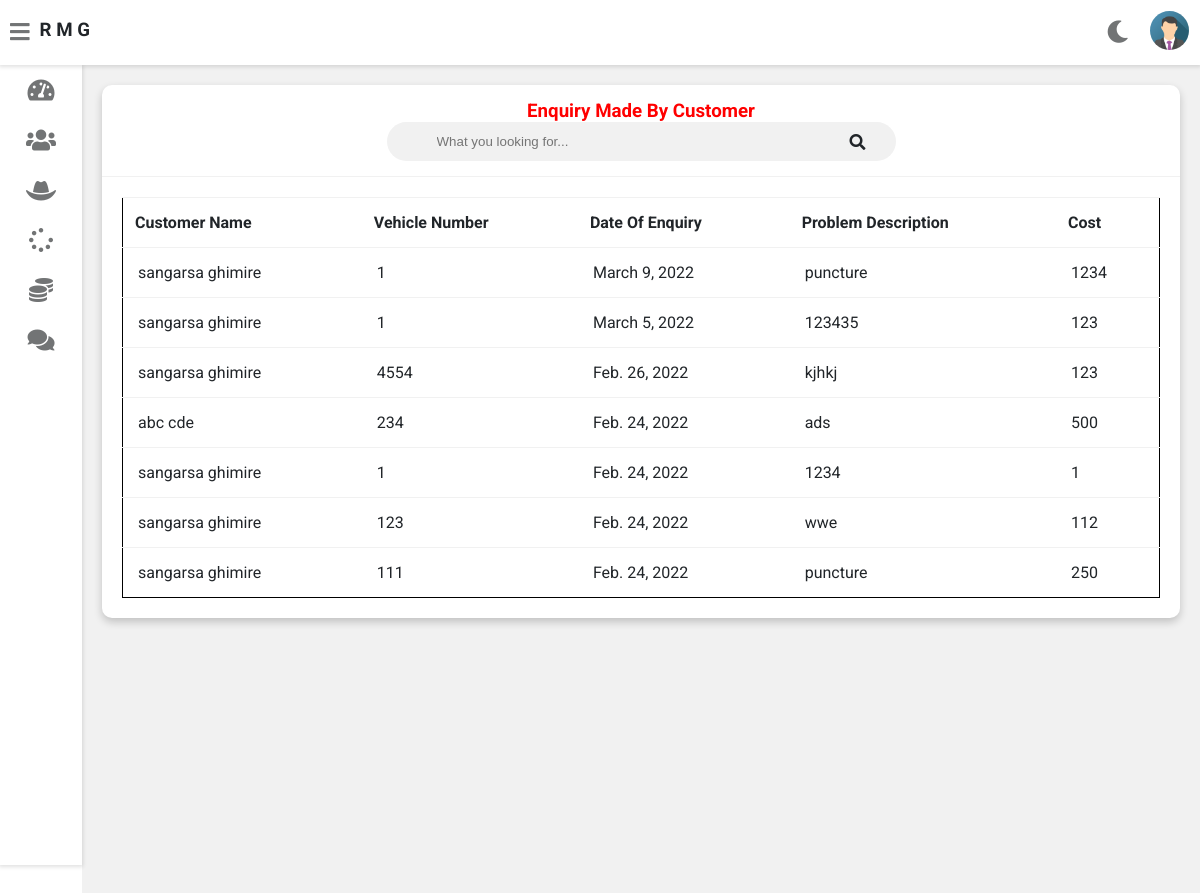
/admin-view-customer-enquiry (signed in), run on the app's committed database.
### vehicle/models.py (models this page shows, shortened)
class Customer(models.Model):
    user=models.OneToOneField(User,on_delete=models.CASCADE)
    profile_pic= models.ImageField(upload_to='profile_pic/CustomerProfilePic/',null=True,blank=True)
    address = models.CharField(max_length=40)
    mobile = models.CharField(max_length=20,null=False)
    @property
    def get_name(self):
        return self.user.first_name+" "+self.user.last_name

class Request(models.Model):
    cat=(('two wheeler with gear','two wheeler with gear'),('two wheeler without gear','two wheeler without gear'),('three wheeler','three wheeler'),('four wheeler','four wheeler'))
    category=models.CharField(max_length=50,choices=cat)
    vehicle_no=models.PositiveIntegerField(null=False)
    vehicle_name = models.CharField(max_length=40,null=False)
    vehicle_model = models.CharField(max_length=40,null=False)
    vehicle_brand = models.CharField(max_length=40,null=False)
    problem_description = models.CharField(max_length=500,null=False)
    date=models.DateField(auto_now=True)
    cost=models.PositiveIntegerField(null=True)
    customer=models.ForeignKey('Customer', on_delete=models.CASCADE,null=True)
    mechanic=models.ForeignKey('Mechanic',on_delete=models.CASCADE,null=True)
    stat=(('Pending','Pending'),('Approved','Approved'),('Repairing','Repairing'),('Repairing Done','Repairing Done'),('Released','Released'))
    status=models.CharField(max_length=50,choices=stat,default='Pending',null=True)

### vehicle/views.py (the view)
# urls.py: path('admin-view-customer-enquiry', views.admin_view_customer_enquiry_view,name='admin-view-customer-enquiry'),
@login_required(login_url='adminlogin')
def admin_view_customer_enquiry_view(request):
    enquiry=models.Request.objects.all().order_by('-id')
    customers=[]
    for enq in enquiry:
        customer=models.Customer.objects.get(id=enq.customer_id)
        customers.append(customer)
    return render(request,'vehicle/admin_view_customer_enquiry.html',{'data':zip(customers,enquiry)})

### templates/vehicle/admin_view_customer_enquiry.html (shortened to what this page needs)
{% extends 'vehicle/adminbase.html' %}
{% block content %}
	<div class="wrapper">
		<div class="row">
			<div class="col-12 col-m-12 col-sm-12">
				<div class="card">
					<div class="card-header">
						<h3 style="color:red; text-align:center" >Enquiry Made By Customer
						</h3>
						<form class="navbar-search">
						<input type="text" name="Search" id="Search4" class="navbar-search-input" placeholder="What you looking for...">
						<i class="fas fa-search"></i>
						</form>
					</div>
					<div class="card-content">
						<table id="myTable4">
							<thead>
                <tr>
                  <th>Customer Name</th>
                  <th>Vehicle Number</th>
                  <th>Date Of Enquiry</th>
                  <th>Problem Description</th>
									<th>Cost</th>
                </tr>
							</thead>
							<tbody>
                {% for c,r in data %}
                <tr>
                  <td> {{c.get_name}}</td>
                  <td> {{r.vehicle_no}}</td>
                  <td> {{r.date}}</td>
                  <td>{{r.problem_description}}</td>
									<td>{{r.cost}}</td>
                </tr>
                {% endfor %}
							</tbody>
						</table>
					</div>
				</div>
			</div>
		</div>
<br><br><br><br><br><br><br><br><br><br><br><br><br><br><br><br>
	</div>
{% endblock content %}

### static/style.css (style rules this page uses)
:root { --primary-color: #4834d4; --success-color: #6ab04c; --warning-color: #f0932b; --danger-color: #eb4d4b; --light-color: #212529; --light-second-color: #727475; --light-background: #ffffff; --light-second-background: #f1f1f1; --dark-color: #909090; --dark-second-color: #f5f6fa; --dark-background: #23242D; --dark-second-background: #181818; }
.light { --main-bg-color: var(--light-background); --second-bg-color: var(--light-second-background); --main-color: var(--light-color); --second-color: var(--light-second-color); }
* { box-sizing: border-box; }
body { font-family: 'Roboto', sans-serif; background: var(--main-bg-color); color: var(--main-color); margin: 0; }
.navbar-search { position: relative; margin: auto; width: 50%; }
.navbar-search input { background: var(--second-bg-color); border: none; padding: 12px 50px 12px 50px; width: 100%; outline: none; color: var(--main-color); border-radius: 20px; }
.navbar-search i { position: absolute; top: 50%; right: 20px; transform: translateY(-50%); color: var(--second-color); cursor: pointer; }
.wrapper { padding: 10px; margin-left: 82px; padding-top: 75px; background: var(--second-bg-color); transition: margin-left .5s; }
.row { display: flex; flex-wrap: wrap; flex-direction: row; }
.row:after, .row:before { box-sizing: border-box; }
[class*="col-"] { padding: 10px; }
@media only screen and (min-width: 600px) { .col-sm-12 { width: 100%; } }
@media only screen and (min-width: 768px) { .col-m-12 { width: 100%; } }
@media only screen and (min-width: 992px) { .col-12 { width: 100%; } }
.card { background: var(--main-bg-color); color: var(--main-color); border-radius: 10px; margin-bottom: 10px; box-shadow: 0 4px 8px 0 rgba(0,0,0,0.2); }
.card-header { padding: 15px 30px; border-bottom: 1px solid var(--second-bg-color); position: relative; }
.card-header i { color: var(--main-color); position: absolute; right: 30px; top: 50%; transform: translateY(-50%); }
.card-header h3 { margin: 0; }
.card-content { padding: 20px; overflow-x: auto; }
table { border-collapse: collapse; border: 1px solid black; width: 100%; }
table td { border-top: 1px solid var(--second-bg-color); padding: 15px; }
table th { border-top: 1px solid var(--second-bg-color); border-bottom: 1px solid var(--second-bg-color); padding: 15px 12px; text-align: left; }

### data on the page
Customer: get_name "sangarsa ghimire", vehicle_no "1", date "March 9, 2022", problem_description "puncture", cost "1234", date "March 5, 2022", problem_description "123435", cost "123", vehicle_no "4554", date "Feb. 26, 2022", problem_description "kjhkj", date "Feb. 24, 2022", problem_description "1234", cost "1", vehicle_no "123", problem_description "wwe", cost "112", vehicle_no "111", cost "250"
Customer: get_name "abc cde", vehicle_no "234", date "Feb. 24, 2022", problem_description "ads", cost "500"
